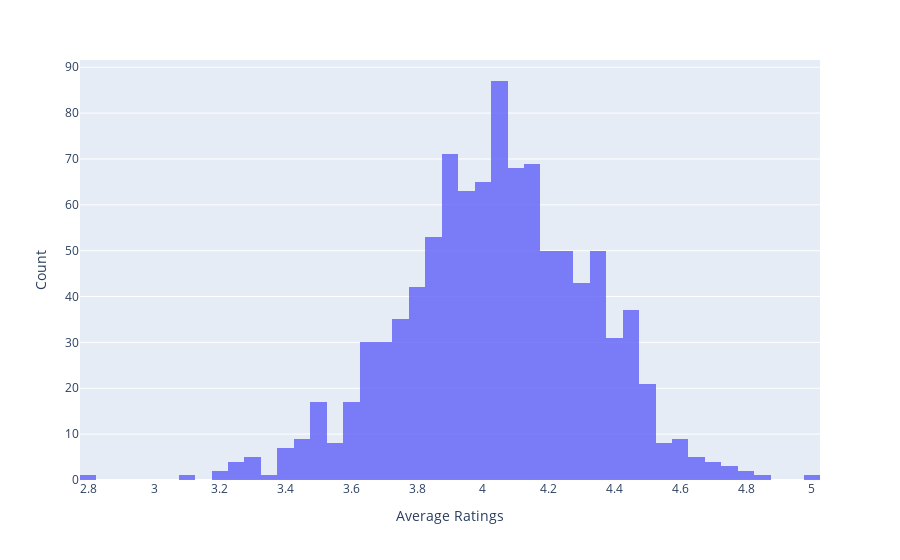

Here is the notebook cell this chart was saved with:
### Markdown cell above
Now we will plot histograms to check out the distribution of different values.

### Code cell
# histogram for average rating

fig = px.histogram(books, x="avg_rating",opacity=0.8, color_discrete_sequence=['#6060f7'])
fig.update_layout(xaxis_title_text='Average Ratings',
                  yaxis_title_text='Count')
fig.update_xaxes(nticks=14)
fig.show()

### Figure 1 — Plotly figure (JSON) as saved in the notebook; plotly's stock layout.template omitted (floating-point values rounded to 4 significant figures; data arrays with more than 128 entries replaced by an {"elided": "..."} marker saying what was removed)
{"data": [{"alignmentgroup": "True", "bingroup": "x", "hovertemplate": "avg_rating=%{x}<br>count=%{y}<extra></extra>", "legendgroup": "", "marker": {"color": "#6060f7", "opacity": 0.8}, "name": "", "offsetgroup": "", "orientation": "v", "showlegend": false, "type": "histogram", "x": {"elided": "1000 float values"}, "xaxis": "x", "yaxis": "y"}], "layout": {"barmode": "relative", "legend": {"tracegroupgap": 0}, "margin": {"t": 60}, "xaxis": {"anchor": "y", "domain": [0, 1], "nticks": 14, "title": {"text": "Average Ratings"}}, "yaxis": {"anchor": "x", "domain": [0, 1], "title": {"text": "Count"}}}}
